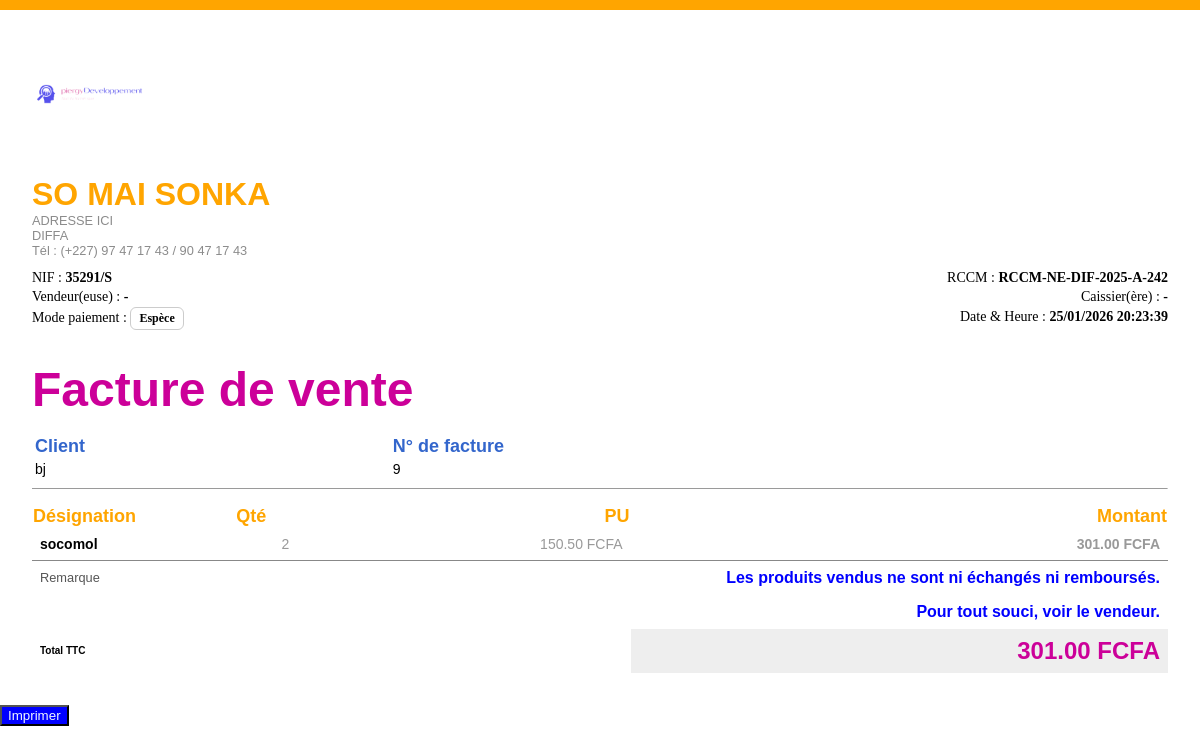
The app's page /facture/9/ with its own data.
### Medicaments/models.py (models this page shows, shortened)
class Vente(models.Model):
    medoc = models.ForeignKey(Medoc, on_delete=models.CASCADE)
    sale_date = models.DateTimeField(auto_now_add=True)
    quantite = models.PositiveIntegerField()
    customer = models.ForeignKey(Customer, on_delete=models.CASCADE)  # ✅ FK au lieu de CharField
    total_amount = models.DecimalField(max_digits=10, decimal_places=2)

class Customer(models.Model):
    name = models.CharField(max_length=100)

class Medoc(models.Model):
    name = models.CharField(max_length=100)  # ✅ plus de virgule
    category = models.ForeignKey(Categories, on_delete=models.CASCADE)
    price = models.DecimalField(max_digits=10, decimal_places=2)
    quantite = models.PositiveBigIntegerField(default=0)
    description = models.TextField()
    date_ajout = models.DateField(auto_now_add=True)
    date_expiration = models.DateField()
    img = models.ImageField(null=True, blank=True, upload_to='media/')
    is_active = models.BooleanField(default=True)
    class Meta:
        ordering = ['-date_ajout']

### Medicaments/views.py (the view)
# urls.py: path('facture/<int:sale_id>/', views.Facture, name='facture'),
def Facture(request, sale_id):
    sale = get_object_or_404(Vente, id=sale_id)
    customer = sale.customer
    t = sale.sale_date
    start = t - timedelta(seconds=3)
    end = t + timedelta(seconds=3)
    ventes = (
        Vente.objects
        .filter(customer=customer, sale_date__range=(start, end))
        .select_related("medoc")
        .order_by("id")
    )
    lignes = []
    total_amount = Decimal("0.00")
    for v in ventes:
        pu = v.medoc.price
        montant = Decimal(pu) * Decimal(v.quantite)
        total_amount += montant
        lignes.append({
            "produit": v.medoc,
            "quantite": v.quantite,
            "prix_unitaire": pu,
            "montant": montant,
        })
    context = {
        "sale": sale,
        "customer": customer,
        "sale_date": sale.sale_date,
        "id": sale.id,
        "lignes": lignes,
        "total_amount": total_amount,
        "pharmacie_nom": "SO MAI SONKA",
        "pharmacie_adresse": "ADRESSE ICI ",
        "pharmacie_ville": "DIFFA",
        "pharmacie_tel": "+227 XX XX XX XX",
        "pharmacie_nif": "35291/S",
        "pharmacie_rccm": "RCCM-NE-DIF-2025-A-242",
        "vendeur": request.user.username,
        "caissier": request.user.username,
        "mode_paiement": "Espèce",
    }
    return render(request, "Medicaments/facture_client.html", context)

### Medicaments/context_processors.py (called while the page is built)
def panier_counter(request):
    if request.user.is_authenticated:
        panier = Panier.objects.filter(user=request.user, is_active=True).first()
        if panier:
            count = panier.lignes.count()   # nb de lignes (produits différents)
        else:
            count = 0
    else:
        count = 0
    return {"panier_count": count}

### Medicaments/templates/Medicaments/facture_client.html (shortened to what this page needs)
{% load static %}
<!DOCTYPE html>
<html lang="fr">
<head>
  <link rel="stylesheet" href="{% static 'styleFacture.css' %}">
</head>
<body>
  <main>
    <img src="{% static 'logo.png' %}" alt="logo" width="10%">
    <h1>{{ pharmacie_nom|default:"PHARMACIE" }}</h1>
    <p class="muted">{{ pharmacie_adresse|default:"Adresse" }}</p>
    <p class="muted">{{ pharmacie_ville|default:"Ville" }}</p>
    <p class="muted">Tél : (+227) 97 47 17 43 / 90 47 17 43</p>
    <div class="infos-pharma">
      <div class="ligne">
        <span>NIF : <strong>{{ pharmacie_nif|default:"-" }}</strong></span>
        <span>RCCM : <strong>{{ pharmacie_rccm|default:"-" }}</strong></span>
      </div>
      <div class="ligne">
        <span>Vendeur(euse) : <strong>{{ vendeur|default:"-" }}</strong></span>
        <span>Caissier(ère) : <strong>{{ caissier|default:"-" }}</strong></span>
      </div>
      <div class="ligne">
        <span>Mode paiement : <strong class="badge">{{ mode_paiement|default:"Espèce" }}</strong></span>
        <span>Date & Heure : <strong>{{ sale_date|date:"d/m/Y H:i:s" }}</strong></span>
      </div>
    </div>
    <h2>Facture de vente</h2>
    <table class="client">
      <tr>
        <th>Client</th>
        <th>N° de facture</th>
      </tr>
      <tr>
        <td>
          {% if customer.name %}
            {{ customer.name }}
          {% else %}
            {{ customer }}
          {% endif %}
        </td>
        <td>{{ id }}</td>
      </tr>
    </table>
    <hr size="1">
    <table class="description">
      <tbody>
        <tr>
          <th>Désignation</th>
          <th>Qté</th>
          <th>PU</th>
          <th>Montant</th>
        </tr>
        {% for l in lignes %}
        <tr>
          <td>
            <strong>
              {% if l.produit.name %}{{ l.produit.name }}{% else %}{{ l.produit }}{% endif %}
            </strong>
          </td>
          <td>{{ l.quantite }}</td>
          <td>{{ l.prix_unitaire }} FCFA</td>
          <td><strong>{{ l.montant }} FCFA</strong></td>
        </tr>
        {% endfor %}
      </tbody>
      <tfoot>
        <tr>
          <td colspan="2">Remarque</td>
          <td colspan="2">Les produits vendus ne sont ni échangés ni remboursés.</td>
        </tr>
        <tr>
          <td colspan="4">Pour tout souci, voir le vendeur.</td>
        </tr>
        <tr>
          <td colspan="3"><strong>Total TTC</strong></td>
          <td><strong>{{ total_amount }} FCFA</strong></td>
        </tr>
      </tfoot>
    </table>
  </main>
  <button id="print-button" style="background-color: blue; color: aliceblue;">Imprimer</button>
</body>
</html>

### static/styleFacture.css (style rules this page uses)
body { margin:0; border-top: 10px solid orange; }
main { margin: 2rem; }
h1 { color: orange; margin: 0; margin-top: 1rem; font-family: "Helvetica", Helvetica, Arial, sans-serif; }
h2 { margin:0; margin-top: 2rem; color: #cc0099; font-size: 3rem; font-family: "Helvetica", Helvetica, Arial, sans-serif; }
p { font-size: 0.8rem; color: #777; margin:0; font-family: "Helvetica", Helvetica, Arial, sans-serif; }
.client th { font-size: 18px; color: #3366cc; font-family: "Helvetica", Helvetica, Arial, sans-serif; }
.description th { font-size: 18px; color: orange; font-family: "Helvetica", Helvetica, Arial, sans-serif; }
td { border: 0px solid red; }
.client td { border: 0px; font-size: 14px; }
table { font-family: "Helvetica", Helvetica, Arial, sans-serif; margin-top: 1rem; width: 100%; }
th { font-size: 1.rem; }
.description tr:nth-child(odd):not(:first-child) { background-color: #eee; }
.client th:nth-child(2) { text-align: left; }
.client th:nth-child(1) { text-align: left; }
.description { font-size: 14px; border-collapse: collapse; }
.description td { padding:0.5rem; color: #999; }
.description td:first-child { color: black; }
.description tfoot td:first-child { background-color: white; }
.description td:nth-child(1) { text-align: left; }
.description td:nth-child(2) { text-align: right; }
.description td:nth-child(3) { text-align: right; }
.description td:nth-child(4) { text-align: right; }
.description th:nth-child(1) { text-align: left; }
.description th:nth-child(2) { text-align: left; }
.description th:nth-child(3) { text-align: right; }
.description th:nth-child(4) { text-align: right; }
tfoot { font-size: 10px; }
tfoot tr:first-child td:first-child { color: #555; font-size:0.8rem; }
tfoot tr:first-child td:last-child { font-size: 1rem; color: black; font-weight: 600; }
tfoot tr:first-child td:nth-child(2) { font-size: 1rem; color: blue; font-weight: 600; }
tfoot tr:nth-child(2) td:nth-child(1) { font-size: 1rem; text-align: right; color: blue; font-weight: 600; }
tfoot tr:last-child td:last-child { text-align: right; font-size: 1.5rem; font-weight: 600; margin:0; color: #cc0099; font-family: "Helvetica", Helvetica, Arial, sans-serif; }
tbody { border-bottom: 1px solid #888; }

### Medicaments/templates/Medicaments/facture_client.html (style rules this page uses)
.infos-pharma { margin: 10px 0 15px 0; font-size: 14px; line-height: 1.4; }
.infos-pharma .ligne { display:flex; justify-content:space-between; gap:10px; flex-wrap:wrap; }
.muted { opacity: .85; }
.badge { display:inline-block; padding:2px 8px; border:1px solid #ccc; border-radius:6px; font-size:12px; }

### records on screen
Vente: sale_date "25/01/2026 20:23:39"
Customer: name "bj"
Medoc: produit.name "socomol", quantite "2", prix_unitaire "150.50", montant "301.00"

### other values on screen
{{ pharmacie_nom|default:"PHARMACIE" }} "SO MAI SONKA"
{{ pharmacie_adresse|default:"Adresse" }} "ADRESSE ICI"
{{ pharmacie_ville|default:"Ville" }} "DIFFA"
{{ pharmacie_nif|default:"-" }} "35291/S"
{{ pharmacie_rccm|default:"-" }} "RCCM-NE-DIF-2025-A-242"
{{ vendeur|default:"-" }} "-"
{{ caissier|default:"-" }} "-"
{{ mode_paiement|default:"Espèce" }} "Espèce"
{{ id }} "9"
{{ total_amount }} "301.00"
